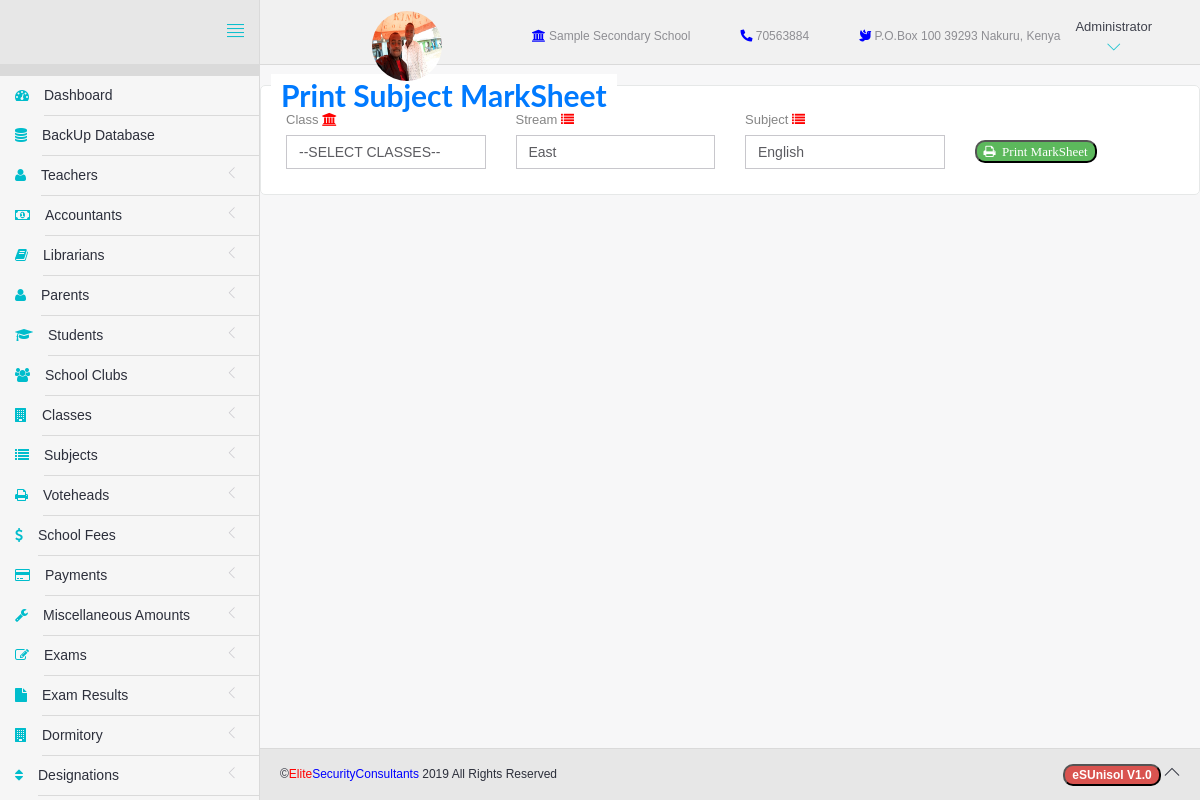
/selectClass1.php (signed in), run on the app's committed database.
### tables this page shows
CREATE TABLE `settings` (
  `id` int(11) NOT NULL,
  `sName` varchar(100) NOT NULL,
  `Image` varchar(100) NOT NULL DEFAULT '0',
  `Phone` int(15) NOT NULL,
  `pBox` int(11) NOT NULL,
  `pCode` int(11) NOT NULL,
  `pCity` varchar(25) NOT NULL,
  `bName` varchar(30) NOT NULL DEFAULT '-',
  `aNumber` varchar(20) NOT NULL DEFAULT '-',
  `sReceipt` varchar(20) NOT NULL,
  `dWatermark` int(11) NOT NULL DEFAULT '0'
);

### Database.php (called while the page is built, shortened)
<?php
class Database{
  private $host=DB_HOST;
  private $user=DB_USER;
  private $password=DB_PASSWORD;
  private $database=DB_NAME;
  private $connection;
  private $stmt;
  public function __construct(){
    $dsn='mysql:host=' .$this->host . ';dbname=' . $this->database;
    $options=array(
      PDO::ATTR_PERSISTENT => true,
      PDO::ATTR_ERRMODE =>PDO::ERRMODE_EXCEPTION
    );
    try{
      $this->connection=new PDO($dsn, $this->user, $this->password,$options);
    }catch(PDOException $e){
      $this->error=$e->getMessage().PHP_EOL;
    }
  }
  public function query($sql){
    $this->stmt= $this->connection->prepare($sql);
  }
  public function execute(){
    return $this->stmt->execute();
  }
  public function resultSet(){
    $this->execute();
    return $this->stmt->fetchAll(PDO::FETCH_OBJ);
  }
  public function bind($param,$value,$type=null){
    if(is_null($type)){
      switch(true){
        case is_int($value):
          $type=PDO::PARAM_INT;
          break;
      }
    }
  $this->stmt->bindValue($param,$value,$type);
}
public function displayTable($table){
  $this->query("SELECT * FROM ".$table." ORDER BY id ASC");
  $results=$this->resultSet();
  return $results;
}
public function displayApproved($table){
  $this->query("SELECT * FROM ".$table." WHERE status=:STAT");
  $this->bind(':STAT',1);
  $results=$this->resultSet();
  return $results;
}
}

### selectClass1.php (the view, shortened to what this page needs)
<?php
require_once('Database.php');
if(isset($_SESSION['role'])){
	include('head.php');
?>
	<body>
		<div id="app">
<?php
if($_SESSION['role']=="Administrator"){
	include('include/sidebar.php');
}else if($_SESSION['role']=="teacher"){
	include('include/tsidebar.php');
}else if($_SESSION['role']=="Accountant"){
	include('include/asidebar.php');
}else{
	echo "";
}
?>
			<div class="app-content">
						<?php include('include/header.php');?>
				<div class="main-content" >
						<form method="POST" action="printMarkSheet1.php">
							<fieldset>
								<legend style="border:0px;font-size:30px;"><strong>Print Subject MarkSheet</strong></legend>
								<div class="row">
									<div class="col-sm-3">
										<label for="Department" class="label-control">Class</label>&nbsp;<i class="fa fa-bank"style="color:red"></i>
										<select name="class" class="form-control">
											<option>--SELECT CLASSES--</option>
										</select>
									</div>
									<div class="col-sm-3">
										<label for="Subject" class="label-control">Stream</label>&nbsp;<i class="fa fa-list" style="color:red"></i>
										<select name="stream" class="form-control">
											<?php $database=new Database();
											$results=$database->displayTable('stream');
											foreach ($results as $key) {
											?>
											<option><?php echo $key->streamName;?></option>
										<?php }?>
										</select>
									</div><div class="col-sm-3">
										<label for="Subject" class="label-control">Subject</label>&nbsp;<i class="fa fa-list" style="color:red"></i>
										<select name="subject" class="form-control">
											<?php $database=new Database();
											$results=$database->displayApproved('subject');
											foreach ($results as $key) {
											?>
											<option><?php echo $key->subjectName;?></option>
										<?php }?>
										</select>
									</div>
									<div class="col-sm-3">
										<br>
										<button class="badge badge-success fa fa-print" style="margin-top:10px;" name="sub">&nbsp;&nbsp;Print MarkSheet</button>
									</div>
								</div>
							</fieldset>
						</form>
				</div>
			</div>
	<?php include('include/footer.php');?>
		</div>
	</body>
</html>
<?php }else{
	header("location: index.php");
}

### include/header.php (shortened to what this page needs)
<!DOCTYPE html>
<head>
</head>
<header class="navbar navbar-default navbar-static-top" style="font-size:12px">
					<div class="navbar-header">
						<a href="#" class="sidebar-toggler pull-right visible-md visible-lg" data-toggle-class="app-sidebar-closed" data-toggle-target="#app">
							<i class="ti-align-justify"></i>
						</a>
					</div>
					<div class="navbar-collapse collapse">
						<ul class="nav navbar-right">
							<?php
							$database=new Database();
							$results=$database->displayTable('settings');
							foreach ($results as $key) {
							?><li>
				     	<h6 style="color:red;line-height:50px;padding-right:90px"><img src="<?php echo "assets/images/".$key->Image;?>" width="70px" height="70px" style="border-radius:35px;float:left"></h6>
							</li>
							<li>
									<span style="line-height:70px;padding-left:00px;"><i class="fa fa-university" style="color:blue"></i>&nbsp;<?php echo $key->sName;?></span>
							</li>
							<li>
									<span style="line-height:70px;padding-left:50px;"><i class="fas fa-phone-alt" style="color:blue"></i>&nbsp;<?php echo $key->Phone;?></span>
							</li>
							<li>
									<span style="line-height:70px;padding-left:50px;"><i class="fas fa-dove" style="color:blue"></i>&nbsp;<?php echo "P.O.Box ".$key->pBox." ".$key->pCode." ".$key->pCity.", Kenya";?></span>
							</li>
								<?php } ?>
							<li class="dropdown current-user" style="padding-left:0px;line-height:70px">
								<a href class="dropdown-toggle" data-toggle="dropdown">
									<?php
									echo $_SESSION['role'];?>
									<i class="ti-angle-down"></i></i></span>
								</a>
							</li>
						</ul>
					</div>
				</header>

### assets/css/themes/theme-4.css (style rules this page uses)
body { background: -o-linear-gradient(blue,red) }
header .navbar-header { background: #E7E7E7 !important; border-right-color: #DADADA !important; border-bottom-color: #DADADA !important; }
header .navbar-header .sidebar-toggler, header .navbar-header .sidebar-mobile-toggler { color: #00BDCC !important; }
header .navbar-collapse { background: #F1F1F1 !important; border-bottom-color: #DADADA !important; box-shadow: none !important; }
header .navbar-collapse .navbar-right > li > a { color: #2c2f3b; }
header .navbar-collapse .navbar-right > li > a i { color: #00BDCC !important; }

### data on the page
settings: Image (picture), sName "Sample Secondary School", Phone "70563884", pBox "100", pCode "39293", pCity "Nakuru"

### other printed values
$_SESSION['role'] "Administrator"
form field stream "East"
form field subject "English"
